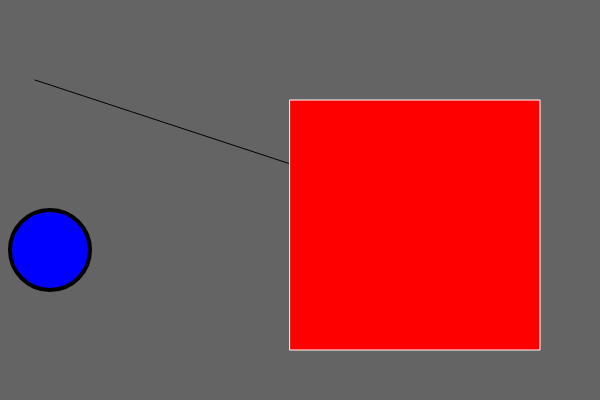
Frame 1 (no input)
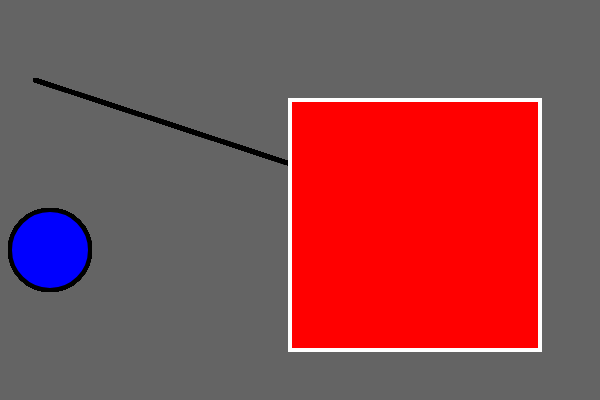
Frame 60 (no input)
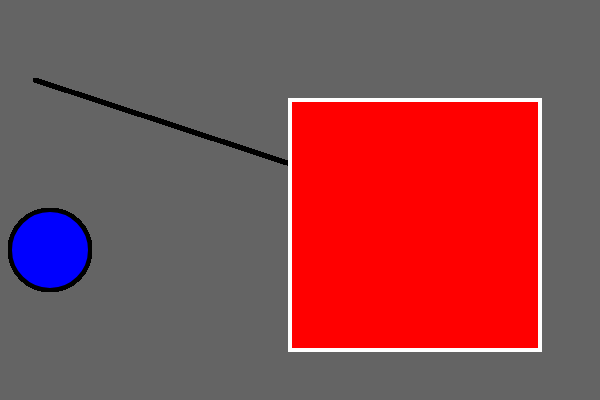
Frame 120 (the mouse pressed at the canvas centre since frame 60)

The p5.js sketch that drew these frames (run headless with seeded random() and noise() and a simulated clock; from frame 60 on, the mouse is pressed at the canvas centre):

// p5.js sketch
// ── sketch.js
function setup(){
    createCanvas(600,400);
    background(100,100,100);
    
    
}

function draw(){
    line(35, 80, 400, 200);
    
    stroke(255,255,255);
    fill(255,0,0);
    rect(290,100,250,250);
    
    stroke(0,0,0);
    strokeWeight(4);
    fill(0,0,255);
    ellipse(50,250,80,80);
}

//draw me 2 ellipses
//draw me 2 rectangles
//draw me 4 lines (1 with a positive slope,1 with a neg slope.)
//1 with a slope fo 0, and 1 with a slope of undefined.


// ── script.js
alert("testing to see if this work")
